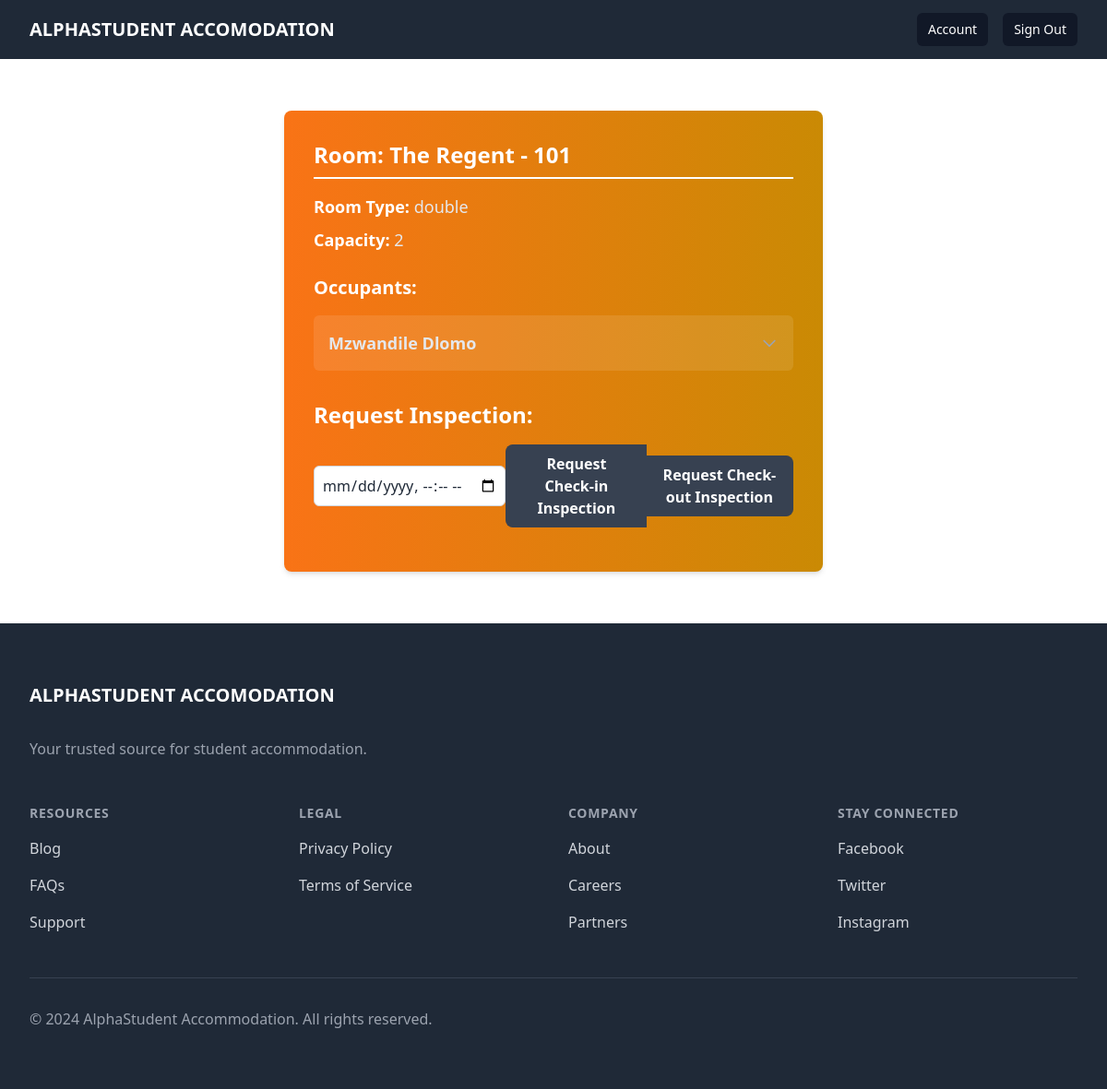
The app's page /accommodations/rooms/room/1/ (signed in), older data.
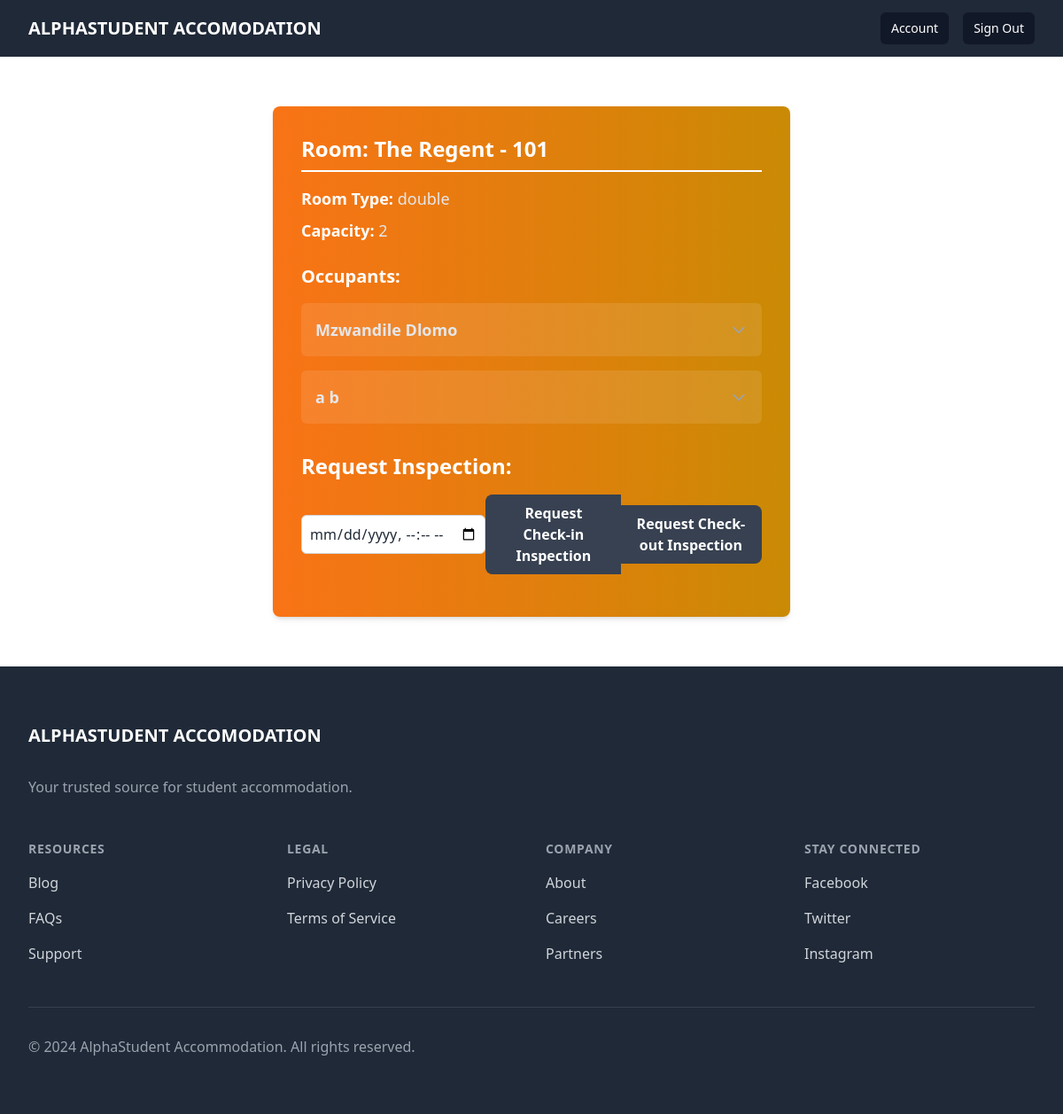
The same page, newer data.
### accounts/models.py (models this page shows, shortened)
class CustomUser(AbstractUser):
    username = None
    is_accepted = models.BooleanField(default=False)
    email = models.EmailField(unique=True, verbose_name='Email Address')
    user_type = models.CharField(max_length=20, choices=(
        ('student', 'Student'),
        ('student_leader', 'Student Leader'),
        ('admin', 'Admin'),
    ), default='student')
    identification = models.CharField(max_length=20, blank=True, null=True)
    gender = models.CharField(max_length=10, choices=(
        ('male', 'Male'),
        ('female', 'Female'),
    ), blank=True, null=True)
    student_number = models.CharField(max_length=20, blank=True, null=True)
    date_of_birth = models.DateField(blank=True, null=True)
    course = models.CharField(max_length=100, blank=True, null=True)
    next_of_kin_full_name = models.CharField(max_length=100, blank=True, null=True)
    next_of_kin_address = models.CharField(max_length=200, blank=True, null=True)
    next_of_kin_contact = models.CharField(max_length=20, blank=True, null=True)
    next_of_kin_identification = models.CharField(max_length=20, blank=True, null=True)
    USERNAME_FIELD = 'email'
    REQUIRED_FIELDS = []
    objects = CustomUserManager()

### accommodations/views.py (the view)
# urls.py: path('rooms/room/<int:room_id>/', views.room_detail, name='room_detail'),
@login_required
def room_detail(request, room_id):
    user = request.user
    room = get_object_or_404(Room, pk=room_id)
    inspections_object = room.inspection_requests.all()
    rooms_object = user.rooms.all()
    rooms_with_occupants = {}
    room_occupants = []
    inspections = []
    for inspection in inspections_object:
        inspections.append(inspection)
    for room in rooms_object:
        occupants = room.occupants.all()
        rooms_with_occupants[room] = occupants
    for room, occupants in rooms_with_occupants.items():
        if occupants.exists():
            for occupant in occupants:
                room_occupants.append(occupant)
    return render(request, 'accommodations/room_detail.html', {'room': room, 'inspections': inspections, 'room_occupants': room_occupants})

### accommodations/templates/accommodations/room_detail.html (shortened to what this page needs)
{% extends 'base.html' %}
{% block content %}
<div class="flex justify-center px-4 py-8">
    <div class="w-full md:w-2/3 lg:w-1/2">
        <div class="bg-gradient-to-r from-orange-500 to-yellow-600 rounded-lg shadow-md p-8">
            <h1 class="text-2xl font-bold text-white mb-4 border-b-2 border-white pb-2">Room: {{ room.building.name }} - {{ room.room_number }}</h1>
            <div class="mb-6">
                <p class="text-lg text-gray-200 mb-2"><span class="font-semibold text-white">Room Type:</span> {{ room.room_type }}</p>
                <p class="text-lg text-gray-200"><span class="font-semibold text-white">Capacity:</span> {{ room.capacity }}</p>
            </div>
            <h2 class="text-xl font-bold text-white mb-4">Occupants:</h2>
            <ul class="text-lg text-gray-200 space-y-4">
                {% for occupant in room_occupants %}
                <li class="bg-white bg-opacity-10 rounded-md p-4 cursor-pointer" onclick="toggleOccupantDetails(this)">
                    <div class="flex items-center justify-between">
                        <span class="font-semibold">{{ occupant.first_name }} {{ occupant.last_name }}</span>
                        <svg class="h-5 w-5 text-gray-400 transition-transform duration-200" xmlns="http://www.w3.org/2000/svg" fill="none" viewBox="0 0 24 24" stroke="currentColor">
                            <path stroke-linecap="round" stroke-linejoin="round" stroke-width="2" d="M19 9l-7 7-7-7" />
                        </svg>
                    </div>
                </li>
                {% empty %}
                <li class="text-gray-400">No occupants</li>
                {% endfor %}
            </ul>
            <h2 class="text-2xl font-bold text-white mt-8 mb-4">Request Inspection:</h2>
            <form id="inspectionForm" action="{% url 'accommodations:request_inspection' room.id %}" method="POST" class="flex items-center justify-center mb-4">
                <input type="datetime-local" name="inspection_date" class="rounded-md p-2 border border-gray-300 text-gray-800 bg-white focus:outline-none focus:border-blue-500" style="width: 40%;" required>
                <button type="submit" name="inspection_type" value="check_in" class="px-4 rounded-l-lg bg-gray-700 text-white font-semibold p-2 border border-gray-700 border-r-0 cursor-pointer">Request Check-in Inspection</button>
                <button type="submit" name="inspection_type" value="check_out" class="px-4 rounded-r-lg bg-gray-700 text-white font-semibold p-2 border border-gray-700 border-l-0 cursor-pointer">Request Check-out Inspection</button>
            </form>
        </div>
    </div>
</div>
{% endblock %}

Row changes from the older to the newer data that the page shows:
added CustomUser: first_name "a", last_name "b"
